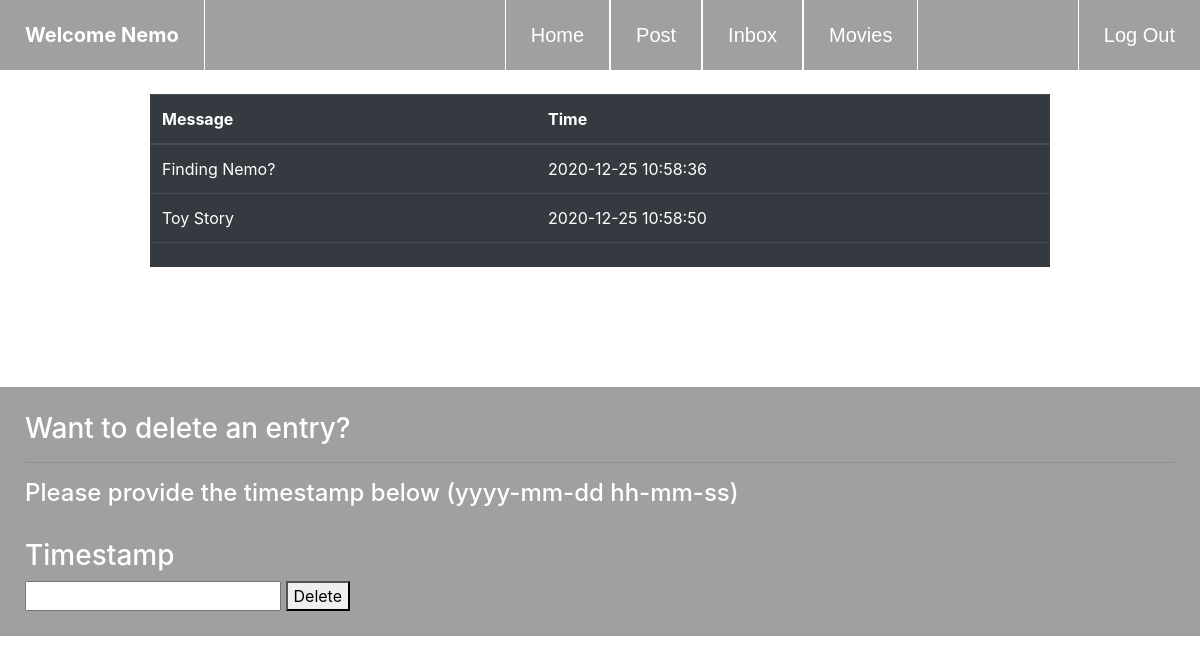
Screenshot of /history (signed in) with the database file from the repository.
### tables this page shows
CREATE TABLE 'users' ('id' integer PRIMARY KEY AUTOINCREMENT NOT NULL, 'name' varchar(255) NOT NULL, 'email' varchar(255) NOT NULL, 'password'  varchar(255) NOT NULL  );

CREATE TABLE 'post' ('id' integer, 'message' varchar(255), 'time' varchar(255));

### application.py (the view)
@app.route("/history", methods=["GET", "POST"])
@login_required
def history():
    if request.method == "GET":
        user = db.execute("SELECT * from users where id=:id", id = session["user_id"])
        name =user[0]["name"][0].upper() + user[0]["name"][1:].lower()
        rows = db.execute("SELECT post.id, message, name, time from users join post on users.id = post.id and users.id=:id", id=session["user_id"])
        return render_template("history.html", name=name, rows=rows)
    else:
        time = request.form.get("time")
        db.execute("DELETE from post where id=:id and time=:time", id=session["user_id"], time=time)
        return redirect("/")

### application.py (called while the page is built)
def login_required(f):
    @wraps(f)
    def decorated_function(*args, **kwargs):
        if session.get("user_id") is None:
            return redirect("/login")
        return f(*args, **kwargs)
    return decorated_function

@app.after_request
def after_request(response):
    response.headers["Cache-Control"] = "no-cache, no-store, must-revalidate"
    response.headers["Expires"] = 0
    response.headers["Pragma"] = "no-cache"
    return response

### templates/history.html (shortened to what this page needs)
{% extends "layout.html" %}
{% block style %}
    <link rel="stylesheet" href="https://stackpath.bootstrapcdn.com/bootstrap/4.3.1/css/bootstrap.min.css">
{% endblock %}
{% block body %}
    <div class="links">
        <ul>
            <li class="indexnav" style="float: left;"><b>Welcome {{name}}</b></li>
            <li style="float: left; border-right: 1px solid white; margin-left: 25%;"><a href="/">Home</a></li>
            <li style="float: left; border-right: 1px solid white;"><a href="/post">Post</a></li>
            <li style="float: left; border-right: 1px solid white;"><a href="/inbox">Inbox</a></li>
            <li style="float: left; border-right: 1px solid white;"><a href="/movies">Movies</a></li>
            <li><a href="/logout">Log Out</a></li>
        </ul>
    </div>
    <br>
    <div class="table2">
    <table class="table table-dark table-stripped">
        <thead>
            <tr>
                <th>Message</th>
                <th>Time</th>
            </tr>
        </thead>
        <tbody>
            {% for row in rows %}
                {% set message = row["message"] %}
                {% set time = row["time"] %}
                    <tr>
                        <td>{{message}}</td>
                        <td>{{time}}</td>
                    </tr>
            {% endfor %}
        </tbody>
        <tfoot>
            <td colspan="1"></td>
            <td></td>
        </tfoot>
    </table>
    </div>
    <div style="background-color: #a0a0a0; margin-top: 120px; color: white; padding: 25px;">
        <h3>Want to delete an entry?</h3>
        <hr>
        <h4>Please provide the timestamp below (yyyy-mm-dd hh-mm-ss)</h4><br>
        <h3>Timestamp</h3>
        <form action="/history" method="post">
            <input type="text" name="time">
            <button type="submit">Delete</button>
        </form>
    </div>
{% endblock %}

### static/styles.css (style rules this page uses)
body { margin: 0; padding: 0; }
.links { background-color: #a0a0a0; }
.links ul { list-style-type: none; margin: 0; padding: 0; overflow: hidden; }
.links li { float: right; }
.links a { display: block; color: white; text-align: center; padding: 20px 25px; text-decoration: none; font-family: sans-serif; border-left: 1px solid #fff; font-size: 20px; }
.indexnav { display: block; padding: 20px 25px; text-align: center; color: white; border-right: 1px solid white; font-size: 20px }
.table2 { width: 75%; margin: auto; }

### rows the page displays
users: name "Nemo"
post: message "Finding Nemo?", time "2020-12-25 10:58:36"
post: message "Toy Story", time "2020-12-25 10:58:50"
